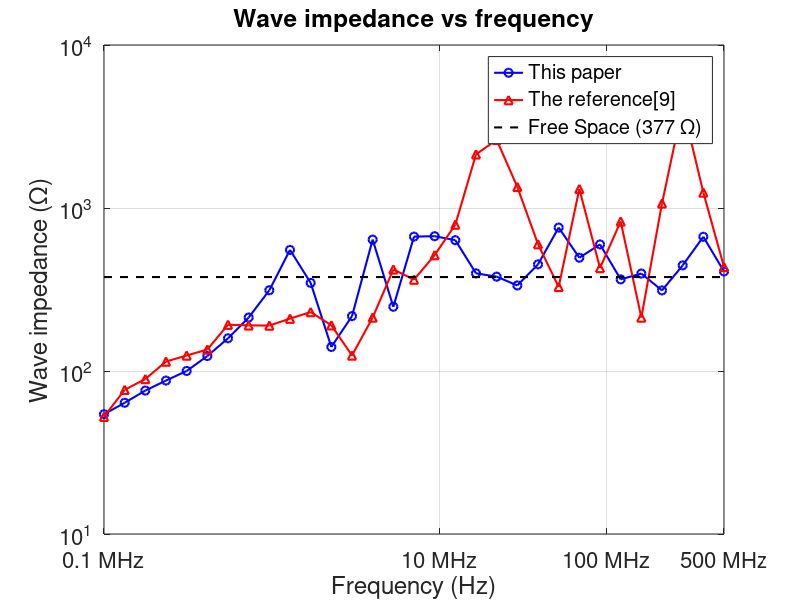

Write MATLAB code to recreate this figure.
% 清空工作区
clear; clc; close all;

% 定义频率数组 (Hz)，从表格中提取
freq_Hz = [...
    1.00000000E+05, 1.32830865E+05, 1.76440386E+05, 2.34367291E+05, ...
    3.11312100E+05, 4.13518554E+05, 5.49280272E+05, 7.29613735E+05, ...
    9.69152234E+05, 1.28733329E+06, 1.70997595E+06, 2.27137584E+06, ...
    3.01708817E+06, 4.00762431E+06, 5.32336202E+06, 7.07106781E+06, ...
    9.39256053E+06, 1.24762194E+07, 1.65722701E+07, 2.20130897E+07, ...
    2.92401774E+07, 3.88399805E+07, 5.15914820E+07, 6.85294117E+07, ...
    9.10282102E+07, 1.20913559E+08, 1.60610526E+08, 2.13340350E+08, ...
    2.83381832E+08, 3.76418539E+08, 5.00000000E+08 ...
];

% 定义电场强度数组 E (V/m)，从NearField1 [V/m]表格中提取
E2 = [...
    2.2E-01, 2.3E-01, 2.5E-01, 2.4E-01, ...
    2.24E-01, 2.1E-01, 2.30799538E-01, 2E-01, ...
    1.9E-01, 2.2E-01, 2.3E-01, 2.1E-01, ...
    3.3E-01, 3.3E-01, 4.2E-01, 6E-01, ...
    7.2E-01, 9.1E-01, 1.6E+00, 1.1E+00, ...
    1.01E+00, 6.3E-01, 4.1E-01, 7.2E-01, ...
    4.5E-01, 6.2E-01, 3.3E-01, 6.4E-01, ...
    7.4E-01, 2.8E-01, 1E-01 ...
];

% 定义磁场强度数组 H (A/m)，从NearField1 [A/m]表格中提取
H2 = [...
    8.4E-03, 6E-03, 5.6E-03, 4.2E-03, ...
    3.6E-03, 3.1E-03, 2.4E-03, 2.1E-03, ...
    2E-03, 2.1E-03, 2E-03, 2.2E-03, ...
    5.3E-03, 3.1E-03, 2E-03, 3.3E-03, ...
    2.8E-03, 2.3E-03, 1.5E-03, 8.4E-04, ...
    1.5E-03, 2.1E-03, 2.5E-03, 1.1E-03, ...
    2.1E-03, 1.5E-03, 3.1E-03, 1.2E-03, ...
    3.5E-04, 4.5E-04, 4.6E-04 ...
];

% % 转换为MHz
% freq_MHz = freq_Hz / 1E6;

% 定义电场强度数组 E (V/m)，从NearField1 [V/m]表格中提取
E = [...
    8.14220944E-01, 9.12567996E-01, 1.08730124E+00, 1.28994094E+00, ...
    1.55974762E+00, 1.91125453E+00, 2.30799538E+00, 2.73490957E+00, ...
    3.09402323E+00, 3.23642350E+00, 2.59570343E+00, 2.20878971E+00, ...
    3.63437315E+00, 3.57162956E+00, 4.12830821E+00, 3.20006301E+00, ...
    3.74220891E+00, 4.17579793E+00, 4.63998071E+00, 3.59894977E+00, ...
    3.22720206E+00, 3.94017644E+00, 2.62835619E+00, 2.40260557E+00, ...
    1.76342859E+00, 1.31762751E+00, 5.11637662E+00, 3.74522841E+00, ...
    4.35965145E+00, 2.38344256E+00, 4.50019367E+00 ...
];

% 定义磁场强度数组 H (A/m)，从NearField1 [A/m]表格中提取
H = [...
    1.4991646E-02, 1.42938055E-02, 1.4333930E-02, 1.47604763E-02, ...
    1.55888036E-02, 1.54691406E-02, 1.45422226E-02, 1.28449067E-02, ...
    9.88862112E-03, 5.84947646E-03, 7.47797915E-03, 1.57255320E-02, ...
    1.67406130E-02, 5.58125932E-03, 1.66617536E-02, 4.79317191E-03, ...
    5.57415000E-03, 6.57799133E-03, 1.16742333E-02, 9.49196493E-03, ...
    9.63656695E-03, 8.73518254E-03, 3.46542278E-03, 4.84864010E-03, ...
    2.94981508E-03, 3.61156456E-03, 1.29130940E-02, 1.19965239E-02, ...
    9.80418010E-03, 3.57842256E-03, 1.10345809E-02 ...
];

% 计算波阻抗 Z = E / H (单位：Ω)
Z = E ./ H;



% 计算波阻抗 Z = E / H (单位：Ω)
Z2 = E2 ./ H2*2;
% % 绘制图像：横坐标频率（MHz，对数），纵坐标波阻抗（Ω，对数）
% figure;
% loglog(freq_MHz, Z, 'b-o', 'LineWidth', 1.5, 'MarkerSize', 6, 'DisplayName', '近场波阻抗');
% hold on;

% % 绘制377Ω参考线
% Z_ref = 377 * ones(size(freq_MHz)); % 自由空间波阻抗
% loglog(freq_MHz, Z_ref, 'r--', 'LineWidth', 1.5, 'DisplayName', '自由空间波阻抗 (377 Ω)');


% % 设置图像属性
% grid on;
% xlabel('频率 [MHz]');
% ylabel('波阻抗 [Ω]');
% title('近场波阻抗与自由空间波阻抗随频率的变化');
% xlim([0.1, 500]); % 设置横坐标范围为0.1 MHz到500 MHz
% legend('show');
% hold off;
% 绘制 |Ex/Hy| 和 |Ex| 随频率变化的图

figure;
plot(freq_Hz, Z, 'b-o', 'LineWidth', 1.5, 'DisplayName', 'This paper'); % 第一条曲线
hold on;
plot(freq_Hz, Z2, 'r-^', 'LineWidth', 1.5, 'DisplayName', 'The reference[9]'); % 第二条曲线
plot([1e5 500e6], [377 377], 'k--', 'LineWidth', 1.5, 'DisplayName', 'Free Space (377 Ω)'); % 第三条曲线（横线）
hold off;

% 设置图表属性
xlabel('Frequency (Hz)');
ylabel('Wave impedance (Ω)');
title('Wave impedance vs frequency');
grid on;

% 设置横坐标和纵坐标范围及刻度
set(gca, 'XScale', 'log'); % 横轴为对数刻度
set(gca, 'YScale', 'log'); % 纵轴为对数刻度
set(gca, 'XLim', [100e3 500e6]); % 设置频率范围 0.1MHz 到 500MHz
set(gca, 'XTick', [100e3, 10e6, 100e6, 500e6]); % 设置横轴主要刻度
set(gca, 'XTickLabel', {'0.1 MHz', '10 MHz', '100 MHz', '500 MHz'}); % 设置横轴刻度标签
% 设置字体大小
set(gca, 'FontSize', 16);

% 添加图例
legend('show');

% 调整图形大小
set(gcf, 'Position', [100, 100, 800, 400]);
